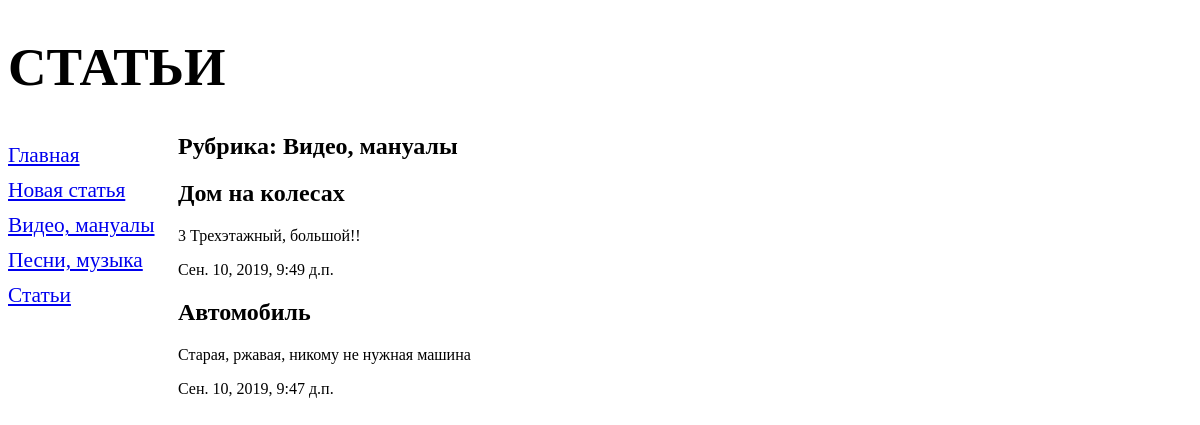
Page /2/ on the committed database.
### bboard/models.py (models this page shows, shortened)
class Rubric(models.Model):
    name=models.CharField(max_length=20, db_index=True,verbose_name='Название')
    class Meta:
        verbose_name_plural='Рубрики'
        verbose_name='Рубрика'
        ordering=['name']

class Bb(models.Model):
    title = models.CharField(max_length=50, verbose_name='Название статьи')
    content = models.TextField(null=True, blank=True, verbose_name='Описание статьи')
    published = models.DateTimeField(auto_now_add=True,db_index=True, verbose_name='Опубликовано')
    rubric = models.ForeignKey('Rubric', null=True, on_delete =models.PROTECT, verbose_name='Рубрика')
    class Meta:
        verbose_name_plural ='Статьи'
        verbose_name= 'Статья'
        ordering = ['-published']

### bboard/views.py (the view)
# urls.py: path('<int:rubric_id>/', by_rubric, name='by_rubric'),
def by_rubric (request, rubric_id):
    bbs = Bb.objects.filter(rubric=rubric_id)
    rubrics=Rubric.objects.all()
    current_rubric = Rubric.objects.get(pk=rubric_id)
    context = {'bbs': bbs, 'rubrics': rubrics, 'current_rubric': current_rubric}
    return render(request, 'bboard/by_rubric.html', context)

### templates/bboard/by_rubric.html (shortened to what this page needs)
{% extends "bboard/layout/base.html" %}
{% block content %}
<h2> Рубрика: {{  current_rubric.name }}</h2>
{% for bb in bbs %}
<div>
    <h2> {{ bb.title }}</h2>
    <p>{{ bb.content }}</p>
    <p>{{ bb.published}}</p>
</div>
{% endfor %}
{% endblock %}

### templates/bboard/layout/base.html (shortened to what this page needs)
{% load static %}
<!DOCTYPE html>
<html>
    <head>
        <link rel="stylesheet" type="text/css"
              href="{% static 'bboard/style.css' %}">
    </head>
    <body>
        <header>
            <h1> Статьи</h1>
        </header>
        <nav>
            <a href="{% url 'index' %}"> Главная </a>
            <a href="{% url 'add' %}"> Новая статья</a>
            {% for rubric in rubrics %}
            <a href="{% url 'by_rubric' rubric.pk %}/"> {{ rubric.name }} </a>
            {% endfor %}
        </nav>
        <section>
        {% block content %}
        {% endblock %}
        </section>
    </body>
</html>

### static/bboard/style.css (style rules this page uses)
header h1 { font-size: 40pt; text-transform: uppercase; text-align: center background: url("bg.jpg") left / auto 100% no-repeat; }
nav { font-size:16pt; width: 150px; float: left; }
nav a { display: block; margin:10px 0px ; }
section { margin-left: 170px; }

### rows in the picture
Rubric: name "Видео, мануалы"
Rubric: name "Песни, музыка"
Rubric: name "Статьи"
Bb: title "Дом на колесах", content "3 Трехэтажный, большой!!", published "Сен. 10, 2019, 9:49 д.п."
Bb: title "Автомобиль", content "Старая, ржавая, никому не нужная машина", published "Сен. 10, 2019, 9:47 д.п."
